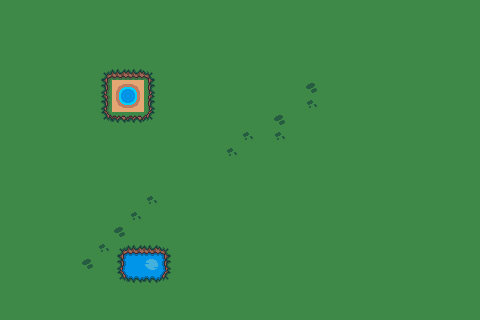

Tiled map render using the project's own tile images. Description and the whole map definition, tile-layer contents included, below:
An orthogonal 30x20 tile map with 16x16 px tiles, 1 tile layer (ground), 2 tilesets and 6 objects (Player).

<map version="1.10" tiledversion="1.11.2" orientation="orthogonal" renderorder="right-down" width="30" height="20" tilewidth="16" tileheight="16" infinite="0" nextlayerid="9" nextobjectid="10">
 <properties>
  <property name="music" value="TOWN" />
 </properties>
 <tileset firstgid="1" source="my_tileset.tsx" />
 <tileset firstgid="193" source="objects.tsx" />
 <layer id="1" name="ground" width="30" height="20">
  <data encoding="csv">
182,182,182,182,182,182,182,182,182,182,182,182,182,182,182,182,182,182,182,182,182,182,182,182,182,182,182,182,182,182,
182,182,182,182,182,182,182,182,182,182,182,182,182,182,182,182,182,182,182,182,182,182,182,182,182,182,182,182,182,182,
182,182,182,182,182,182,182,182,182,182,182,182,182,182,182,182,182,182,182,182,182,182,182,182,182,182,182,182,182,182,
182,182,182,182,182,182,182,182,182,182,182,182,182,182,182,182,182,182,182,182,182,182,182,182,182,182,182,182,182,182,
182,182,182,182,182,182,1,2,2,3,182,182,182,182,182,182,182,182,182,182,182,182,182,182,182,182,182,182,182,182,
182,182,182,182,182,182,13,79,80,15,182,182,182,182,182,182,182,182,182,63,182,182,182,182,182,182,182,182,182,182,
182,182,182,182,182,182,13,91,92,15,182,182,182,182,182,182,182,182,182,61,182,182,182,182,182,182,182,182,182,182,
182,182,182,182,182,182,25,26,26,27,182,182,182,182,182,182,182,63,182,182,182,182,182,182,182,182,182,182,182,182,
182,182,182,182,182,182,182,182,182,182,182,182,182,182,182,61,182,61,182,182,182,182,182,182,182,182,182,182,182,182,
182,182,182,182,182,182,182,182,182,182,182,182,182,182,61,182,182,182,182,182,182,182,182,182,182,182,182,182,182,182,
182,182,182,182,182,182,182,182,182,182,182,182,182,182,182,182,182,182,182,182,182,182,182,182,182,182,182,182,182,182,
182,182,182,182,182,182,182,182,182,182,182,182,182,182,182,182,182,182,182,182,182,182,182,182,182,182,182,182,182,182,
182,182,182,182,182,182,182,182,182,61,182,182,182,182,182,182,182,182,182,182,182,182,182,182,182,182,182,182,182,182,
182,182,182,182,182,182,182,182,61,182,182,182,182,182,182,182,182,182,182,182,182,182,182,182,182,182,182,182,182,182,
182,182,182,182,182,182,182,63,182,182,182,182,182,182,182,182,182,182,182,182,182,182,182,182,182,182,182,182,182,182,
182,182,182,182,182,182,61,4,5,5,6,182,182,182,182,182,182,182,182,182,182,182,182,182,182,182,182,182,182,182,
182,182,182,182,182,63,182,16,181,9,18,182,182,182,182,182,182,182,182,182,182,182,182,182,182,182,182,182,182,182,
182,182,182,182,182,182,182,28,29,29,30,182,182,182,182,182,182,182,182,182,182,182,182,182,182,182,182,182,182,182,
182,182,182,182,182,182,182,182,182,182,182,182,182,182,182,182,182,182,182,182,182,182,182,182,182,182,182,182,182,182,
182,182,182,182,182,182,182,182,182,182,182,182,182,182,182,182,182,182,182,182,182,182,182,182,182,182,182,182,182,182
</data>
 </layer>
 <objectgroup id="2" name="objects">
  <object id="1" name="Player" type="Player" gid="195" x="52.5435" y="281.035" width="32" height="32">
   <properties>
    <property name="camFollow" type="bool" value="true" />
    <property name="controller" type="bool" value="true" />
   </properties>
  </object>
  <object id="2" gid="193" x="354.288" y="154.572" width="80" height="112" />
  <object id="3" gid="194" x="65.5161" y="221.311" width="41" height="63" />
  <object id="4" gid="194" x="172.178" y="277.051" width="41" height="63" />
  <object id="5" gid="194" x="201.95" y="109.683" width="41" height="63" />
  <object id="6" gid="194" x="380.816" y="271.576" width="41" height="63" />
 </objectgroup>
</map>
